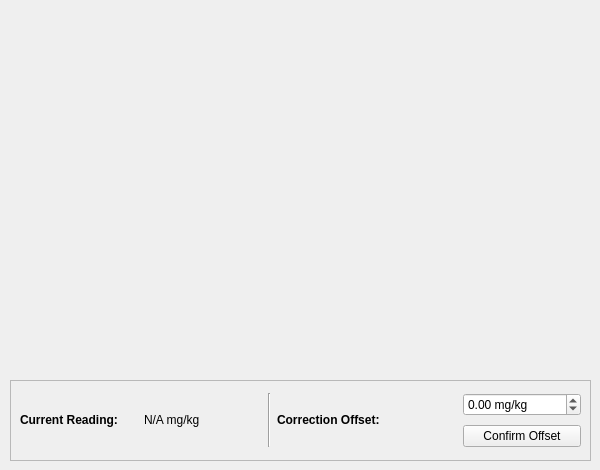
      <widget class="QWidget" name="tab_15">
       <attribute name="title">
        <string>Phosphorus</string>
       </attribute>
       <widget class="PlotWidget" name="soil_phosphorus_graphWidget" native="true">
        <property name="geometry">
         <rect>
          <x>10</x>
          <y>10</y>
          <width>581</width>
          <height>361</height>
         </rect>
        </property>
       </widget>
       <widget class="QFrame" name="frame_10">
        <property name="geometry">
         <rect>
          <x>10</x>
          <y>380</y>
          <width>581</width>
          <height>81</height>
         </rect>
        </property>
        <property name="frameShape">
         <enum>QFrame::StyledPanel</enum>
        </property>
        <property name="frameShadow">
         <enum>QFrame::Raised</enum>
        </property>
        <widget class="QWidget" name="gridLayoutWidget_14">
         <property name="geometry">
          <rect>
           <x>10</x>
           <y>10</y>
           <width>561</width>
           <height>61</height>
          </rect>
         </property>
         <layout class="QGridLayout" name="gridLayout_14">
          <item row="0" column="3" rowspan="2">
           <widget class="Line" name="line_16">
            <property name="orientation">
             <enum>Qt::Vertical</enum>
            </property>
           </widget>
          </item>
          <item row="0" column="5">
           <widget class="QDoubleSpinBox" name="soil_phosphorus_offset_doubleSpinBox">
            <property name="prefix">
             <string/>
            </property>
            <property name="suffix">
             <string> mg/kg</string>
            </property>
            <property name="minimum">
             <double>-500.000000000000000</double>
            </property>
            <property name="maximum">
             <double>500.000000000000000</double>
            </property>
           </widget>
          </item>
          <item row="0" column="1" rowspan="2">
           <widget class="QLabel" name="soil_phosphorus_label">
            <property name="minimumSize">
             <size>
              <width>0</width>
              <height>0</height>
             </size>
            </property>
            <property name="text">
             <string>&lt;html&gt;&lt;head/&gt;&lt;body&gt;&lt;p&gt;&lt;span style=&quot; font-weight:700;&quot;&gt;Current Reading:&lt;/span&gt;&lt;/p&gt;&lt;/body&gt;&lt;/html&gt;</string>
            </property>
           </widget>
          </item>
          <item row="1" column="5">
           <widget class="QPushButton" name="soil_phosphorus_offset_pushButton">
            <property name="text">
             <string>Confirm Offset</string>
            </property>
           </widget>
          </item>
          <item row="0" column="2" rowspan="2">
           <widget class="QLabel" name="soil_phosphorus_value_label">
            <property name="text">
             <string>N/A mg/kg</string>
            </property>
           </widget>
          </item>
          <item row="0" column="4" rowspan="2">
           <widget class="QLabel" name="label_16">
            <property name="minimumSize">
             <size>
              <width>180</width>
              <height>0</height>
             </size>
            </property>
            <property name="text">
             <string>&lt;html&gt;&lt;head/&gt;&lt;body&gt;&lt;p&gt;&lt;span style=&quot; font-weight:700;&quot;&gt;Correction Offset:&lt;/span&gt;&lt;/p&gt;&lt;/body&gt;&lt;/html&gt;</string>
            </property>
           </widget>
          </item>
         </layout>
        </widget>
       </widget>
      </widget>
